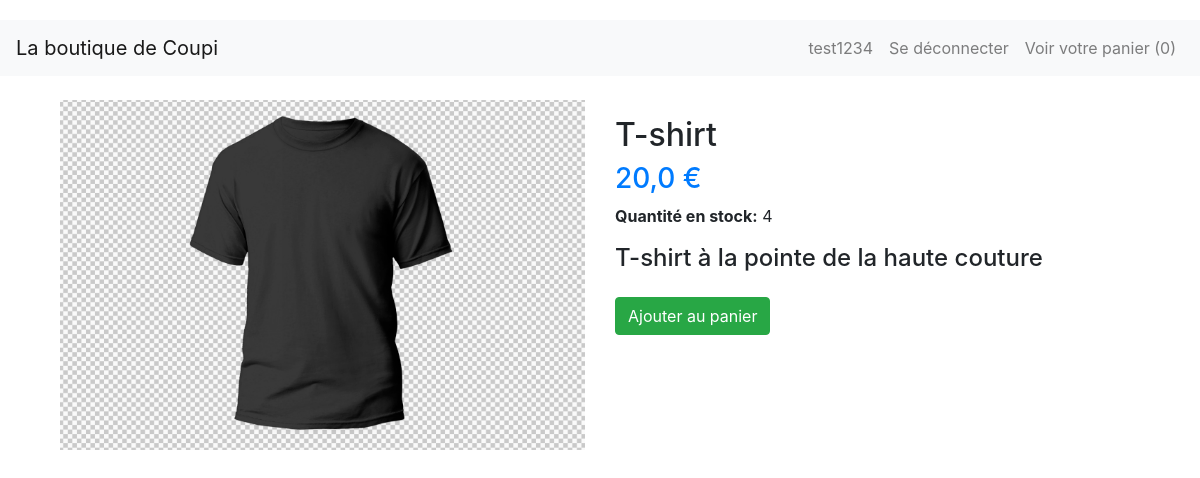
The app's page /product/t-shirt/ (signed in) with its own data.
### accounts/models.py (models this page shows)
class CustomUser(AbstractUser):
    pass

### store/models.py (models this page shows, shortened)
class Cart(models.Model):
    user = models.OneToOneField(AUTH_USER_MODEL, on_delete=models.CASCADE) #Je pouvais aussi faire un ForeignKey en faisant user= models.ForeignKey(unique=True)
    orders = models.ManyToManyField(Order) #plusieurs articles peuvent etre ajoutés au panier

class Product(models.Model):
    name = models.CharField(max_length=100)
    slug = models.SlugField(max_length=100)
    price = models.FloatField(default=0.0)
    qte_stock = models.IntegerField(default=0)
    description = models.TextField(blank=True)
    image = models.ImageField(upload_to='products', blank=True, null=True)

### store/views.py (the view)
# urls.py: path('product/<str:slug>/', product_detail, name="product_detail"),
def product_detail(request,slug):
    product = get_object_or_404(Product, slug=slug)
    return render(request,'detail.html', context={"product": product})

### store/templates/detail.html
{% extends 'base.html' %}
{% block content %}
<div class="container mt-4">
    <div class="row">
        <div class="col-md-6">
            <img src="{{ product.image.url }}" alt="{{ product.name }}" class="img-fluid" style="max-height: 400px; object-fit: cover;">
        </div>
        <div class="col-md-6">
            <h2 class="mt-3">{{ product.name }}</h2>
            <h3 class="text-primary">{{ product.price }} €</h3>
            <p><strong>Quantité en stock:</strong> {{ product.qte_stock }}</p>
            <h4 class="mt-3">{{ product.description }}</h4>
            {% if user.is_authenticated %}
            <p class="mt-4">
                <a href="{% url 'add-to-cart' product.slug %}" class="btn btn-success">Ajouter au panier</a>
            </p>
            {% else %}
            <p class="mt-4">
                <a href="{% url 'login' %}" class="btn btn-primary">Connectez-vous pour ajouter au panier</a>
            </p>
            {% endif %}
        </div>
    </div>
</div>
{% endblock %}

### templates/base.html (shortened to what this page needs)
<!DOCTYPE html>
 <html class="no-js">
<html>
    <head>
        <link href="https://stackpath.bootstrapcdn.com/bootstrap/4.5.2/css/bootstrap.min.css" rel="stylesheet">
    </head>
    <body>
        <nav class="navbar navbar-expand-lg navbar-light bg-light">
            <a class="navbar-brand" href="{% url 'page_acceuil_boutique' %}">La boutique de Coupi</a>
            <div class="collapse navbar-collapse" id="navbarNav">
                <ul class="navbar-nav ml-auto">
                    {% if user.is_authenticated %}
                        <li class="nav-item">
                            <span class="nav-link">{{ user.username }}</span>
                        </li>
                        <li class="nav-item">
                            <a class="nav-link" href="{% url 'logout' %}">Se déconnecter</a>
                        </li>
                    {% endif %}
                    {% if user.cart %}
                        <li class="nav-item">
                            <a class="nav-link" href="{% url 'cart' %}">Voir votre panier ({{ user.cart.orders.count }})</a>
                        </li>
                    {% endif %}
                </ul>
            </div>
        </nav>
        <div class="container">
            {% block content %}
            {% endblock %}
        </div>
    </body>
</html>

### templates/base.html (style rules this page uses)
body { padding-top: 20px; }
.navbar { margin-bottom: 20px; }

### records on screen
CustomUser: username "test1234", cart.orders.count "0"
Product: image (picture), name "T-shirt", price "20,0", qte_stock "4", description "T-shirt à la pointe de la haute couture"
